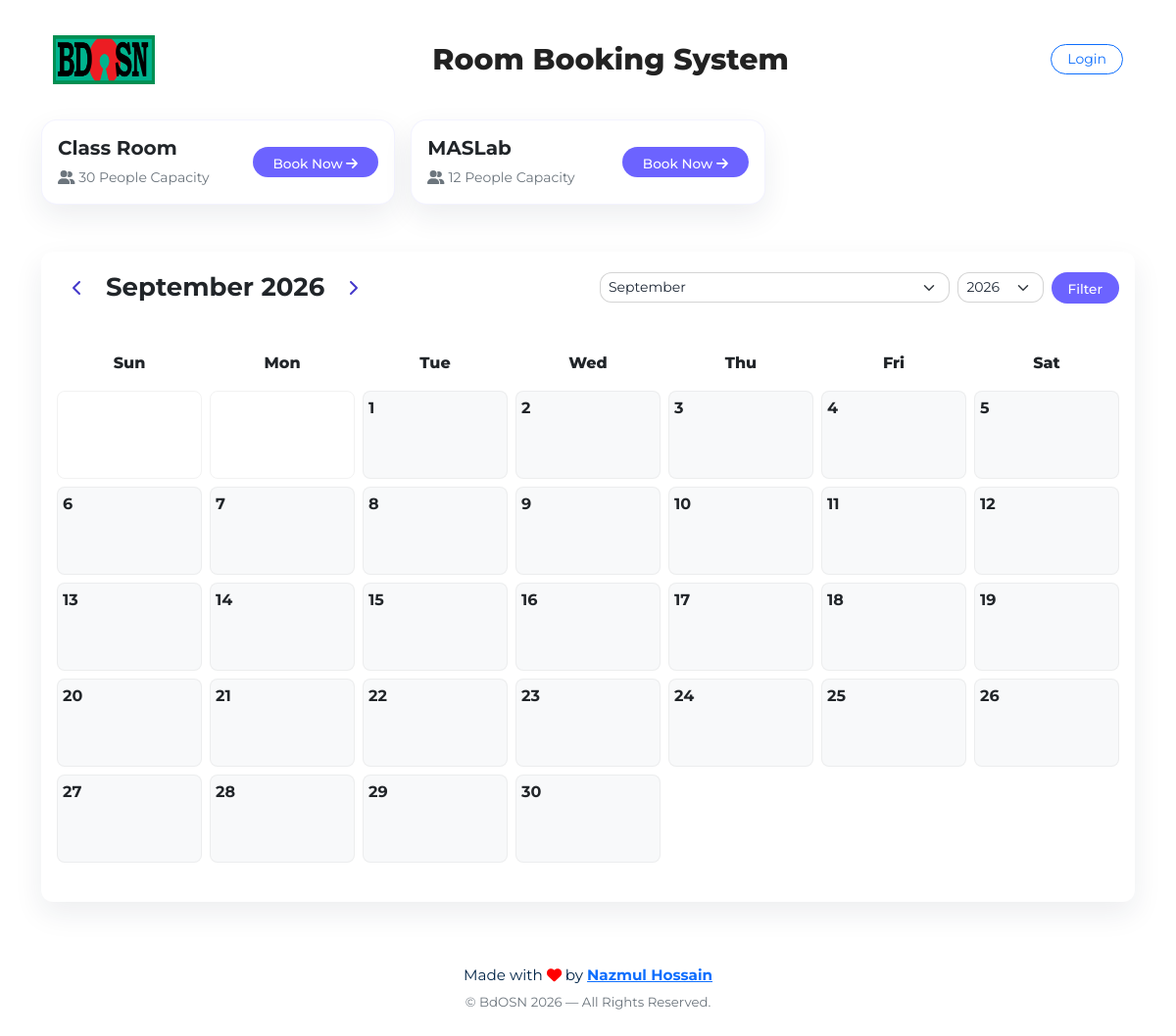
Screenshot of /?month=9&year=2026 with the database file from the repository.
### BookingSystem/models.py (models this page shows, shortened)
class Room(models.Model):
    name = models.CharField(max_length=100, default="Unnamed Room")
    capacity = models.PositiveIntegerField(default=10)

### BookingSystem/views.py (the view, shortened to what this page needs)
# urls.py: 2. Add a URL to urlpatterns:  path('', views.home, name='home')
def home(request):
    archive_expired_bookings()
    rooms = Room.objects.all()
    today = localdate()
    month = int(
        request.GET.get(
            "month",
            today.month
        )
    )
    year = int(
        request.GET.get(
            "year",
            today.year
        )
    )
    prev_month = (
        month - 1
        if month > 1
        else 12
    )
    prev_year = (
        year
        if month > 1
        else year - 1
    )
    next_month = (
        month + 1
        if month < 12
        else 1
    )
    next_year = (
        year
        if month < 12
        else year + 1
    )
    start_date = date(
        year,
        month,
        1
    )
    end_date = date(
        year,
        month,
        monthrange(year, month)[1]
    )
    bookings = list(
        Booking.objects
        .filter(
            conference_date__range=(
                start_date,
                end_date
            )
        )
        .select_related("user", "room")
        .order_by(
            "conference_date",
            "start_time"
        )
    )
    bookings_by_day = {}
    for booking in bookings:
        day = booking.conference_date.day
        if day not in bookings_by_day:
            bookings_by_day[day] = []
        bookings_by_day[day].append(booking)
    months = [
        (i, month_name[i])
        for i in range(1, 13)
    ]
    context = {
        "rooms": rooms,
        "bookings": bookings,
        "bookings_by_day": bookings_by_day,
        "selected_month": month,
        "selected_year": year,
        "prev_month": prev_month,
        "prev_year": prev_year,
        "next_month": next_month,
        "next_year": next_year,
        "months": months,
        "years": range(
            today.year,
            today.year + 3
        ),
        "month_year": (
            month,
            year
        ),
    }
    return render(
        request,
        "home.html",
        context
    )

### BookingSystem/templatetags/calendar_extras.py (called while the page is built)
@register.filter(name="get_month_days")
def get_month_days(value, month_year):
    try:
        month, year = month_year
        return range(1, calendar.monthrange(year, month)[1] + 1)
    except Exception:
        return []

@register.filter(name="day_has_booking")
def day_has_booking(bookings, day):
    return any(b.conference_date.day == day for b in bookings)

@register.filter(name="bookings_for_day")
def bookings_for_day(bookings, day):
    return [b for b in bookings if b.conference_date.day == day]

@register.filter
def get_month_start_blank(value, month_year):
    try:
        month, year = month_year
        first_day = datetime.date(year, month, 1)
        return range((first_day.weekday() + 1) % 7)
    except Exception:
        return []

### BookingSystem/views.py (called while the page is built, shortened)
def archive_expired_bookings():
    now = localtime()
    current_date = now.date()
    current_time = now.time()
    archived_count = 0
    with transaction.atomic():
        expired_bookings = (
            Booking.objects
            .select_for_update()
            .select_related("user", "room")
            .filter(
                conference_date__lte=current_date
            )
        )
    return archived_count

### BookingSystem/templates/home.html (shortened to what this page needs)
{% extends "base.html" %}
{% load static %}
{% load calendar_extras %}
{% block links %}
    <link rel="stylesheet" href="{% static 'css/home.css' %}">
{% endblock links %}
{% block contents %}
    <section class="container my-2">
    <div class="row g-3">
        {% for room in rooms %}
        <div class="col-12 col-sm-6 col-md-4 col-lg-4 col-xl-4">
            <div class="card h-100 shadow-sm">
                <div class="card-body d-flex justify-content-between align-items-center">
                    <div>
                        <h6 class="card-title fw-bold text-dark m-0">{{ room.name }}</h6>
                        <p class="card-text text-muted small mt-2">
                            <i class="fa-solid fa-user-group"></i>
                            {{ room.capacity }} {% if room.capacity == 1 %}Person{% else %}People{% endif %} Capacity
                        </p>
                    </div>
                    <div>
                        {% if user.is_authenticated %}
                            <a href="{% url 'book_room' room.id %}" class="btn btn-purple rounded-pill btn-sm"><span>Book Now <i class="fa fa-arrow-right"></i></span></a>
                        {% else %}
                            <a href="{% url 'login' %}?next={% url 'book_room' room.id %}" class="btn btn-purple rounded-pill btn-sm"><span>Book Now <i class="fa fa-arrow-right"></i></span></a>
                        {% endif %}
                    </div>
                </div>
            </div>
        </div>
        {% empty %}
        <p>No rooms available.</p>
        {% endfor %}
    </div>
</section>
<div class="container my-5">
    <div class="card shadow-sm booking-card">
        <div class="card-body">
                        <div class="row align-items-center mb-4">
                <div class="col-12 col-lg-6 mb-2 mb-lg-0">
                    <div class="calendar-header d-flex align-items-center justify-content-center justify-content-lg-start gap-2">
                        <a href="?month={{ prev_month }}&year={{ prev_year }}" class="calendar-nav-btn" aria-label="Previous month">
                            <i class="fa-solid fa-chevron-left"></i>
                        </a>
                        <h5 class="title_booking fw-bold m-0 text-center text-lg-start">
                            {% for m_num, m_name in months %}
                                {% if m_num == selected_month %}
                                    {{ m_name }}
                                {% endif %}
                            {% endfor %}
                            {{ selected_year }}
                        </h5>
                        <a href="?month={{ next_month }}&year={{ next_year }}" class="calendar-nav-btn" aria-label="Next month">
                            <i class="fa-solid fa-chevron-right"></i>
                        </a>
                    </div>
                </div>
                <div class="col-12 col-lg-6">
                    <form method="get"
                        class="d-flex justify-content-center justify-content-lg-end align-items-center gap-2 filter_form">
                        <select name="month" class="form-select form-select-sm month-select modern-select">
                            {% for m_num, m_name in months %}
                                <option value="{{ m_num }}" {% if m_num == selected_month %}selected{% endif %}>
                                    {{ m_name }}
                                </option>
                            {% endfor %}
                        </select>
                        <select name="year" class="form-select year-select form-select-sm modern-select">
                            {% for y in years %}
                                <option value="{{ y }}" {% if y == selected_year %}selected{% endif %}>
                                    {{ y }}
                                </option>
                            {% endfor %}
                        </select>
                        <button type="submit" class="btn btn-purple rounded-pill btn-sm px-3"><span>Filter</span></button>
                    </form>
                </div>
<div class="calendar-grid week-names mt-4 pt-3">
    <div class="calendar-weekday">Sun</div>
    <div class="calendar-weekday">Mon</div>
    <div class="calendar-weekday">Tue</div>
    <div class="calendar-weekday">Wed</div>
    <div class="calendar-weekday">Thu</div>
    <div class="calendar-weekday">Fri</div>
    <div class="calendar-weekday">Sat</div>
</div>
<div class="calendar-grid mt-2">
    {% for blank in 1|get_month_start_blank:month_year %}
        <div class="calendar-day empty"></div>
    {% endfor %}
    {% for day in 1|get_month_days:month_year %}
        <div class="calendar-day {% if bookings|day_has_booking:day %}booked{% else %}available{% endif %}"
             data-bs-toggle="modal" data-bs-target="#dayModal{{ day }}">
            <span class="day-number">{{ day }}</span>
        </div>
    {% endfor %}
</div>
        </div>
    </div>
</div>
{% endblock contents %}

### static/css/base.css (style rules this page uses)
* { margin: 0; padding: 0; box-sizing: border-box; font-family: "Montserrat", sans-serif; }

### static/css/home.css (style rules this page uses)
.card { background: #fff; border-radius: 16px; border: 1px solid rgba(108, 99, 255, 0.08); box-shadow: 0 12px 30px rgba(23, 34, 61, 0.08) !important; }
.calendar-header { gap: 12px; }
.calendar-nav-btn { width: 42px; height: 42px; border-radius: 50%; display: inline-flex; align-items: center; justify-content: center; color: #4338ca; text-decoration: none; transition: transform 0.2s ease, box-shadow 0.2s ease; }
.modern-select, .form-control, .form-select { border-radius: 12px !important; border: 1px solid rgba(17, 17, 17, 0.18) !important; box-shadow: none !important; transition: border-color 0.2s ease, box-shadow 0.2s ease; }
.card-title { font-family: "Montserrat", sans-serif; font-weight: 600; font-size: 20px; }
.card-text { font-family: "Montserrat", sans-serif; font-size: 14px; color: #666; }
.btn-purple { background: #6c63ff; color: #fff !important; font-size: 12px; font-weight: 700; padding: 6px 14px; border-radius: 50px; }
.btn-purple span { margin-top: 3px; }
.booking-card { border-radius: 12px; border: none; background: #fff; }
.title_booking { font-family: "Montserrat", sans-serif !important; font-weight: 600; font-size: 26px; }
.filter_form select, .filter_form button { font-family: "Montserrat", sans-serif; }
.year-select { width: 110px; }
.filter_form .modern-select { background-color: #fff; color: #1f2937; }
.form-select { outline: none !important; border-color: 0 !important; box-shadow: none !important; background-color: #fff; color: #000; }
.btn-purple { background: #6c63ff; color: #fff; border-radius: 50px; font-size: 0.85rem; font-weight: 500; padding: 5px 20px; line-height: 1.2; display: inline-flex; align-items: center; justify-content: center; text-align: center; }
.calendar-grid.week-names { grid-template-columns: repeat(7, 1fr); margin-bottom: 4px; }
.calendar-weekday { font-weight: 800; text-align: center; padding: 4px 0; font-size: 16px; }
.calendar-grid { display: grid; grid-template-columns: repeat(7, 1fr); gap: 8px; }
.calendar-day { min-height: 90px; border-radius: 8px; background: #f8f9fa; display: flex; flex-direction: column; padding: 5px; cursor: pointer; position: relative; font-size: 16px; border: 1px solid rgba(128,128,128,0.1); }
.calendar-day.empty { background: transparent; cursor: default; }
.day-number { font-size: 16px; font-weight: bold; }
.calendar-day::after { display: none; }

### rows the page displays
Room: name "Class Room", capacity "30", shows "People"
Room: name "MASLab", capacity "12", shows "People"

### other values shown
{{ m_name }} "September"
{{ selected_year }} "2026"
{{ day }} "1" "2" "3" "4" "5" "6" "7" "8" "9" "10" "11" "12" "13" "14" "15" "16" "17" "18" "19" "20" "21" "22" "23" "24" "25" "26" "27" "28" "29" "30"
form field month "September"
form field year "2026"
